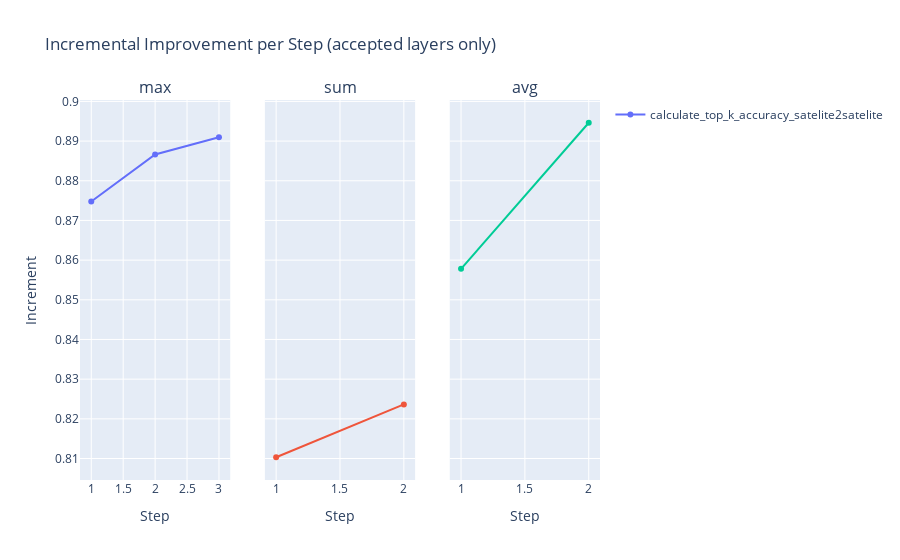

The notebook cell saved with this chart:
### Code cell
# List of performance metric functions to consider
metric_functions = [
    calculate_top_k_accuracy_satelite2satelite,
]

selected_layers, final_perf, df_trace = run_layer_selection(metric_functions, contamination=0.2)

df_trace.to_csv('data/df_trace_satelite2satelite.csv', index=False)

print("Selected layers:", selected_layers)
print("Final performance:", final_perf)

### Figure 1 — Plotly figure (JSON) as saved in the notebook; plotly's stock layout.template omitted (floating-point values rounded to 4 significant figures)
{"data": [{"mode": "lines+markers", "name": "calculate_top_k_accuracy_satelite2satelite", "showlegend": true, "type": "scatter", "x": [1, 2, 3], "xaxis": "x", "y": [0.8748, 0.8866, 0.891], "yaxis": "y"}, {"mode": "lines+markers", "name": "calculate_top_k_accuracy_satelite2satelite", "showlegend": false, "type": "scatter", "x": [1, 2], "xaxis": "x2", "y": [0.8103, 0.8236], "yaxis": "y2"}, {"mode": "lines+markers", "name": "calculate_top_k_accuracy_satelite2satelite", "showlegend": false, "type": "scatter", "x": [1, 2], "xaxis": "x3", "y": [0.8578, 0.8946], "yaxis": "y3"}], "layout": {"annotations": [{"font": {"size": 16}, "showarrow": false, "text": "max", "x": 0.1444, "xanchor": "center", "xref": "paper", "y": 1, "yanchor": "bottom", "yref": "paper"}, {"font": {"size": 16}, "showarrow": false, "text": "sum", "x": 0.5, "xanchor": "center", "xref": "paper", "y": 1, "yanchor": "bottom", "yref": "paper"}, {"font": {"size": 16}, "showarrow": false, "text": "avg", "x": 0.8556, "xanchor": "center", "xref": "paper", "y": 1, "yanchor": "bottom", "yref": "paper"}], "title": {"text": "Incremental Improvement per Step (accepted layers only)"}, "xaxis": {"anchor": "y", "domain": [0, 0.2889], "title": {"text": "Step"}}, "xaxis2": {"anchor": "y2", "domain": [0.3556, 0.6444], "title": {"text": "Step"}}, "xaxis3": {"anchor": "y3", "domain": [0.7111, 1], "title": {"text": "Step"}}, "yaxis": {"anchor": "x", "domain": [0, 1], "title": {"text": "Increment"}}, "yaxis2": {"anchor": "x2", "domain": [0, 1], "matches": "y", "showticklabels": false}, "yaxis3": {"anchor": "x3", "domain": [0, 1], "matches": "y", "showticklabels": false}}}
